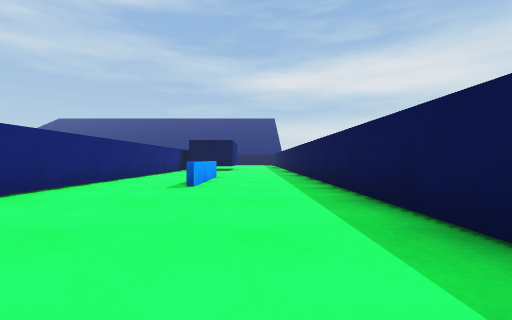
View 1 (above)

24 first-person views from a walk through a 3-D level made in the Unity game engine. The camera is 0.52 m above the floor, looks level and sees 90° across. The floor is counted in squares, 1 m on a side. Each view is taken from the middle of a square. On the plan, view 1 faces up. The plan holds only what a view shows up to about 9 squares ahead; the rest is blank. The place goes on beyond the plan. The player character is not drawn. Surface patterns are stand-ins for the level's own textures.

View 2
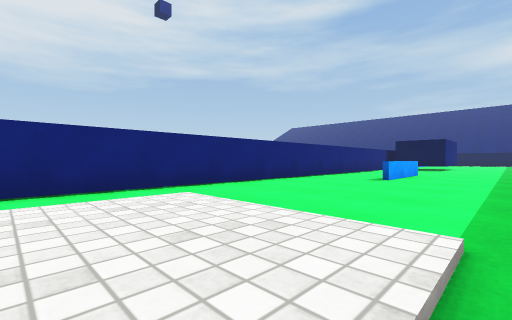

View 3
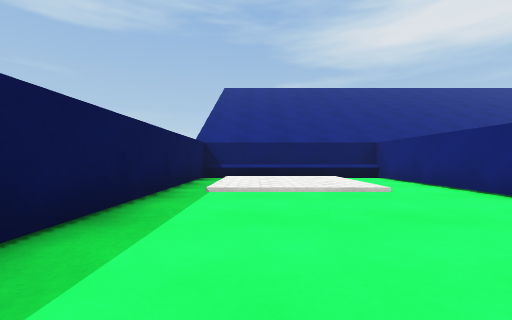

View 4
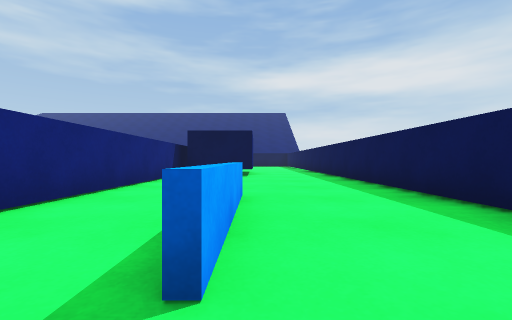

View 5
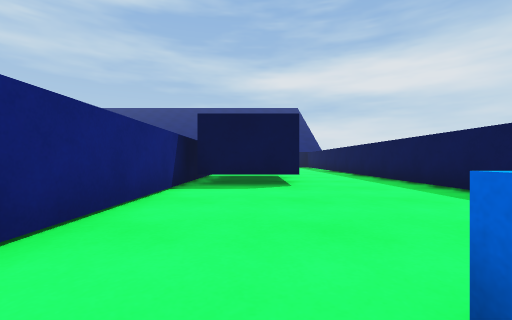

View 6
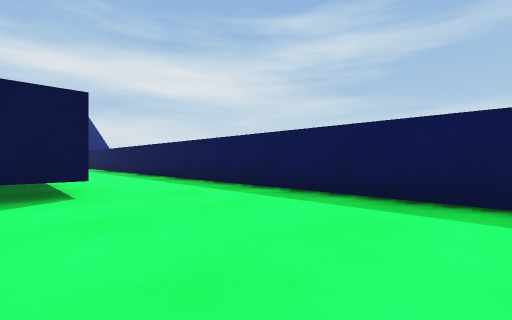

View 7
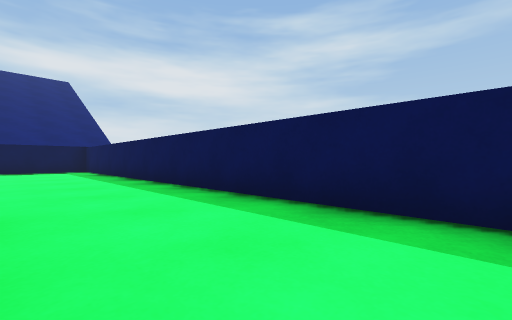

View 8
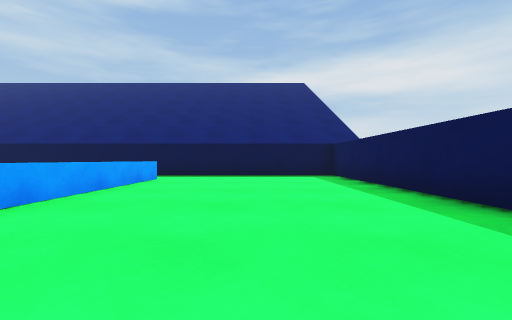

View 9
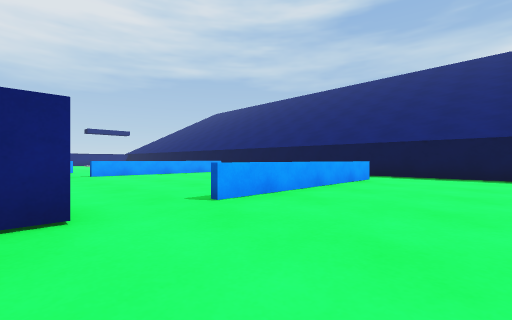

View 10
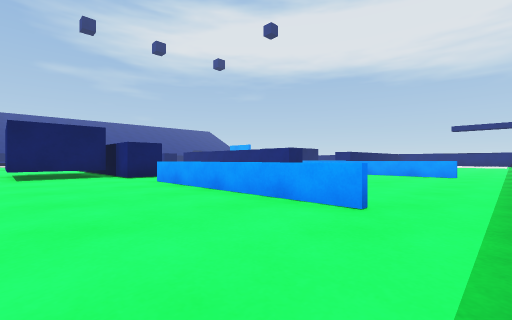

View 11
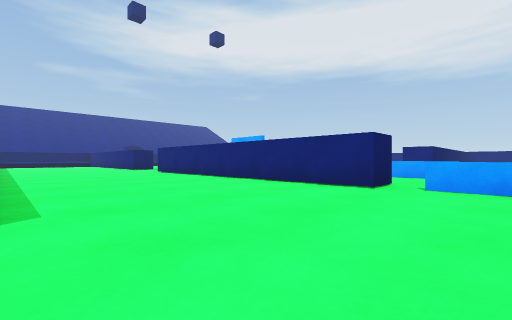

View 12
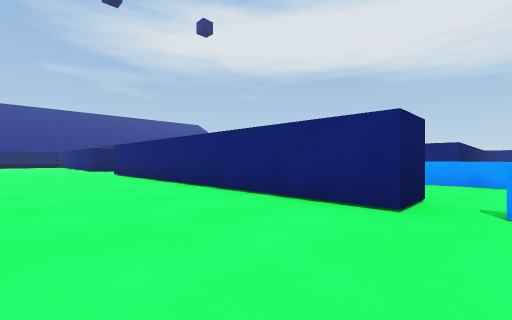

View 13
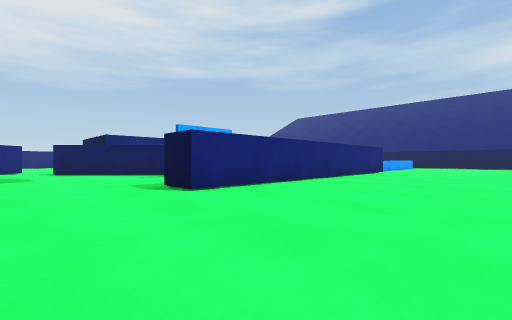

View 14
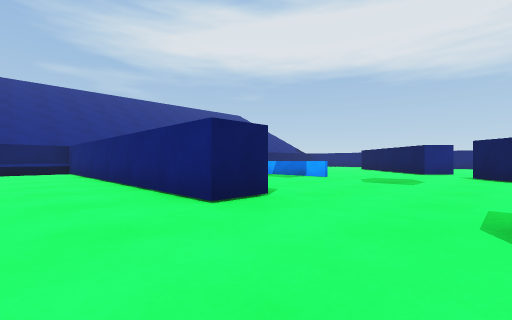

View 15
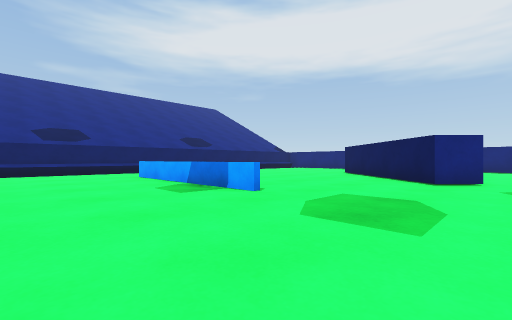

View 16
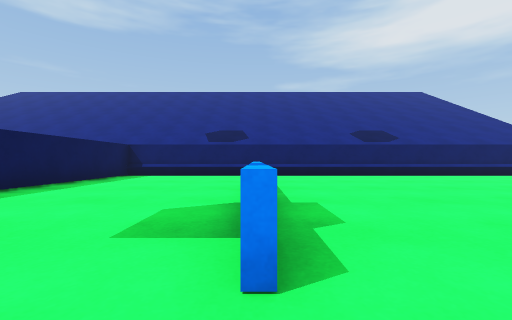

View 17
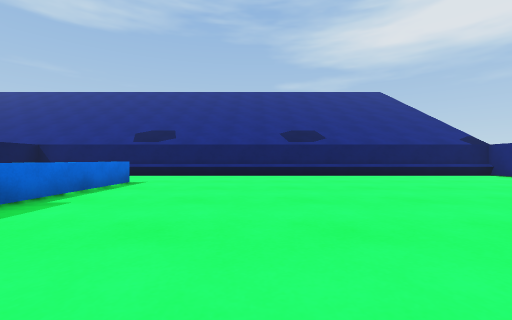

View 18
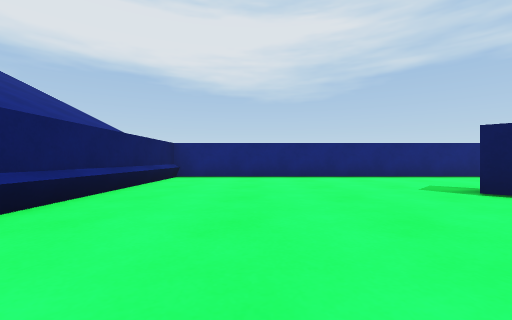

View 19
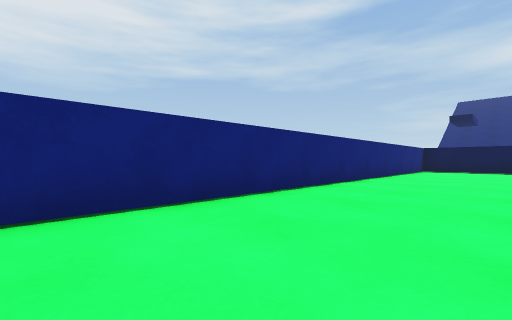

View 20
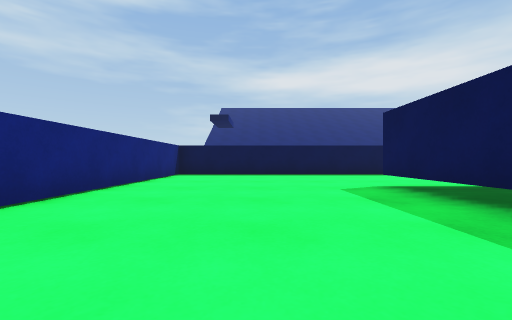

View 21
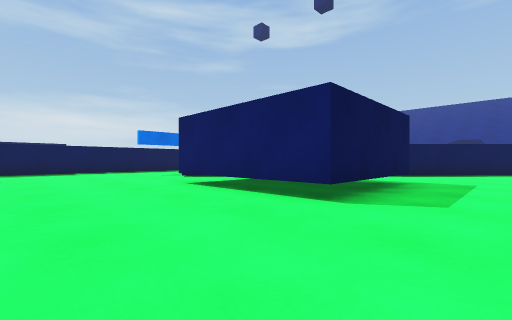

View 22
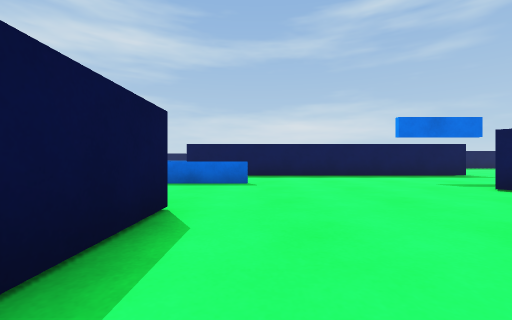

View 23
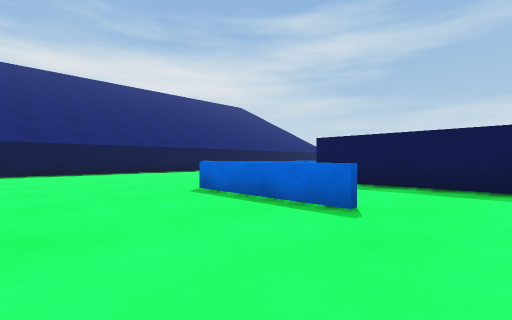

View 24
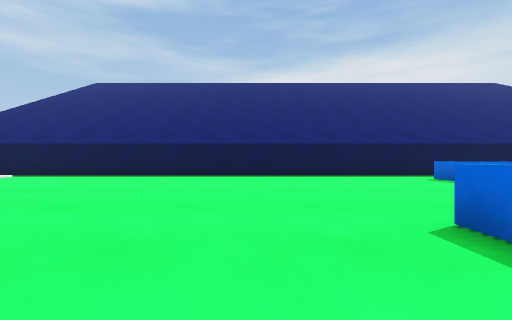

### Floor plan
Points are (right, up) in squares from view 1. A wall is a line through its corners. A room is listed if a view was taken in it or the views show most of it. See-through windows are left out.
Room 1 (views 1, 2, 3, 4, 5, 6)
walls: (-3.5, 9.4) (-3.5, -3.5) (1.5, -3.5) (1.5, 8.4)
low walls: (-1.2, 7.8) (-1.2, 4.9)
ways out: opening at (-1, 8.2) to room 2
Room 2 (view 7)
walls: (-1, 12.2) (-3.2, 12.2); (1.5, 8.4) (1.5, 15.6); (-3.5, 13.4) (-3.5, 9.4); (-1.2, 15.6) (-1.2, 14)
ways out: opening at (-1, 8.2) to room 1; opening at (0.5, 16) to room 3
Room 3 (views 8, 9, 10)
walls: (-3.5, 16.4) (-3.5, 13.4); (-3.2, 15.6) (-1.2, 15.6); (1.5, 15.6) (1.5, 24.3) (-3.5, 24.3)
low walls: (-3.5, 23) (-3.5, 17.9)
ways out: opening at (0.5, 16) to room 2; opening at (-4, 17) to room 4; opening at (-4, 24) to room 4
Room 4 (views 11, 12, 13, 14, 15, 16, 17, 18, 19, 20, 21, 22, 23, 24)
walls: (-14.3, 10) (-16.9, 7.3); (-10.8, 8.3) (-10.8, 17.2) (-9.8, 17.2) (-9.8, 8.3) (-10.8, 8.3); (-20.4, 8.8) (-20.4, 12.2) (-16.6, 12.2); (-19, 6.6) (-18.2, 5.9) (-21.8, 2.2); (-18.5, 16.9) (-16.3, 16.9) (-16.3, 15.9) (-25.7, 15.9) (-25.7, -3.5) (-10.8, -3.5) (-10.8, 0.9); (-10.9, 5.5) (-9.8, 5.5) (-9.8, -2.9); (-22.1, 3.4) (-19.7, 5.8); (-4.5, 16.4) (-3.5, 16.4); (-9.5, -3.5) (-8, -3.5); (-3.5, 24.3) (-23.4, 24.3)
low walls: (-13.4, 15.1) (-13.4, 18.1); (-14.9, 4) (-14.9, -0.9); (-13.3, 18.1) (-13.3, 16.4); (-10.2, 17.9) (-10.2, 23); (-15.1, -1) (-15.1, 2.1); (-10.1, 23) (-10.1, 17.9)
ways out: opening at (-4, 17) to room 3; opening at (-4, 24) to room 3

Where each view was taken, in squares from view 1:
view 1: 0 up, 0 right, facing up
view 2: 2 down, 1 right, facing up-left
view 3: 4 up, 0 right, facing down
view 4: 4 up, 1 left, facing up
view 5: 7 up, 2 left, facing up
view 6: 8 up, 2 left, facing up-right
view 7: 12 up, 1 left, facing up-right
view 8: 16 up, 1 left, facing up
view 9: 16 up, 1 left, facing up-left
view 10: 24 up, 1 left, facing down-left
view 11: 19 up, 5 left, facing down-left
view 12: 18 up, 7 left, facing down-left
view 13: 6 up, 6 left, facing up-left
view 14: 8 up, 8 left, facing down-left
view 15: 7 up, 12 left, facing down-left
view 16: 5 up, 15 left, facing down
view 17: 5 up, 18 left, facing down
view 18: 1 down, 18 left, facing left
view 19: 3 up, 23 left, facing up-left
view 20: 7 up, 23 left, facing up
view 21: 15 up, 22 left, facing down-right
view 22: 15 up, 19 left, facing right
view 23: 14 up, 16 left, facing up-right
view 24: 16 up, 15 left, facing up
